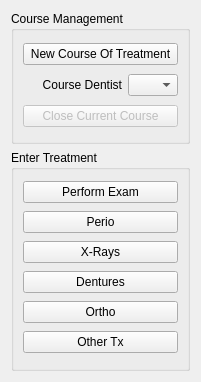
                 <widget class="QWidget" name="scrollAreaWidgetContents_4" >
                  <property name="geometry" >
                   <rect>
                    <x>0</x>
                    <y>0</y>
                    <width>201</width>
                    <height>382</height>
                   </rect>
                  </property>
                  <layout class="QVBoxLayout" name="verticalLayout_11" >
                   <item>
                    <widget class="QGroupBox" name="groupBox_5" >
                     <property name="title" >
                      <string>Course Management</string>
                     </property>
                     <layout class="QVBoxLayout" name="verticalLayout_12" >
                      <item>
                       <widget class="QPushButton" name="newCourse_pushButton" >
                        <property name="text" >
                         <string>New Course Of Treatment</string>
                        </property>
                       </widget>
                      </item>
                      <item>
                       <layout class="QHBoxLayout" name="horizontalLayout_14" >
                        <item>
                         <widget class="QLabel" name="label_22" >
                          <property name="text" >
                           <string>Course Dentist</string>
                          </property>
                          <property name="alignment" >
                           <set>Qt::AlignRight|Qt::AlignTrailing|Qt::AlignVCenter</set>
                          </property>
                         </widget>
                        </item>
                        <item>
                         <widget class="QComboBox" name="dnt2comboBox" >
                          <property name="maximumSize" >
                           <size>
                            <width>50</width>
                            <height>16777215</height>
                           </size>
                          </property>
                         </widget>
                        </item>
                       </layout>
                      </item>
                      <item>
                       <widget class="QPushButton" name="closeTx_pushButton" >
                        <property name="enabled" >
                         <bool>false</bool>
                        </property>
                        <property name="text" >
                         <string>Close Current Course</string>
                        </property>
                       </widget>
                      </item>
                     </layout>
                    </widget>
                   </item>
                   <item>
                    <widget class="QGroupBox" name="groupBox_4" >
                     <property name="minimumSize" >
                      <size>
                       <width>170</width>
                       <height>221</height>
                      </size>
                     </property>
                     <property name="title" >
                      <string>Enter Treatment</string>
                     </property>
                     <layout class="QVBoxLayout" name="verticalLayout_2" >
                      <item>
                       <widget class="QPushButton" name="examTxpushButton" >
                        <property name="sizePolicy" >
                         <sizepolicy vsizetype="Fixed" hsizetype="Preferred" >
                          <horstretch>0</horstretch>
                          <verstretch>0</verstretch>
                         </sizepolicy>
                        </property>
                        <property name="maximumSize" >
                         <size>
                          <width>16777215</width>
                          <height>16777215</height>
                         </size>
                        </property>
                        <property name="text" >
                         <string>Perform Exam</string>
                        </property>
                       </widget>
                      </item>
                      <item>
                       <widget class="QPushButton" name="perioTxpushButton" >
                        <property name="sizePolicy" >
                         <sizepolicy vsizetype="Fixed" hsizetype="Preferred" >
                          <horstretch>0</horstretch>
                          <verstretch>0</verstretch>
                         </sizepolicy>
                        </property>
                        <property name="maximumSize" >
                         <size>
                          <width>16777215</width>
                          <height>16777215</height>
                         </size>
                        </property>
                        <property name="text" >
                         <string>Perio</string>
                        </property>
                       </widget>
                      </item>
                      <item>
                       <widget class="QPushButton" name="xrayTxpushButton" >
                        <property name="sizePolicy" >
                         <sizepolicy vsizetype="Fixed" hsizetype="Preferred" >
                          <horstretch>0</horstretch>
                          <verstretch>0</verstretch>
                         </sizepolicy>
                        </property>
                        <property name="maximumSize" >
                         <size>
                          <width>16777215</width>
                          <height>16777215</height>
                         </size>
                        </property>
                        <property name="text" >
                         <string>X-Rays</string>
                        </property>
                       </widget>
                      </item>
                      <item>
                       <widget class="QPushButton" name="dentureTxpushButton" >
                        <property name="sizePolicy" >
                         <sizepolicy vsizetype="Fixed" hsizetype="Preferred" >
                          <horstretch>0</horstretch>
                          <verstretch>0</verstretch>
                         </sizepolicy>
                        </property>
                        <property name="maximumSize" >
                         <size>
                          <width>16777215</width>
                          <height>16777215</height>
                         </size>
                        </property>
                        <property name="text" >
                         <string>Dentures</string>
                        </property>
                       </widget>
                      </item>
                      <item>
                       <widget class="QPushButton" name="OrthoTxpushButton" >
                        <property name="sizePolicy" >
                         <sizepolicy vsizetype="Fixed" hsizetype="Preferred" >
                          <horstretch>0</horstretch>
                          <verstretch>0</verstretch>
                         </sizepolicy>
                        </property>
                        <property name="maximumSize" >
                         <size>
                          <width>16777215</width>
                          <height>16777215</height>
                         </size>
                        </property>
                        <property name="text" >
                         <string>Ortho</string>
                        </property>
                       </widget>
                      </item>
                      <item>
                       <widget class="QPushButton" name="otherTxpushButton" >
                        <property name="sizePolicy" >
                         <sizepolicy vsizetype="Fixed" hsizetype="Preferred" >
                          <horstretch>0</horstretch>
                          <verstretch>0</verstretch>
                         </sizepolicy>
                        </property>
                        <property name="maximumSize" >
                         <size>
                          <width>16777215</width>
                          <height>16777215</height>
                         </size>
                        </property>
                        <property name="text" >
                         <string>Other Tx</string>
                        </property>
                       </widget>
                      </item>
                     </layout>
                    </widget>
                   </item>
                  </layout>
                 </widget>
